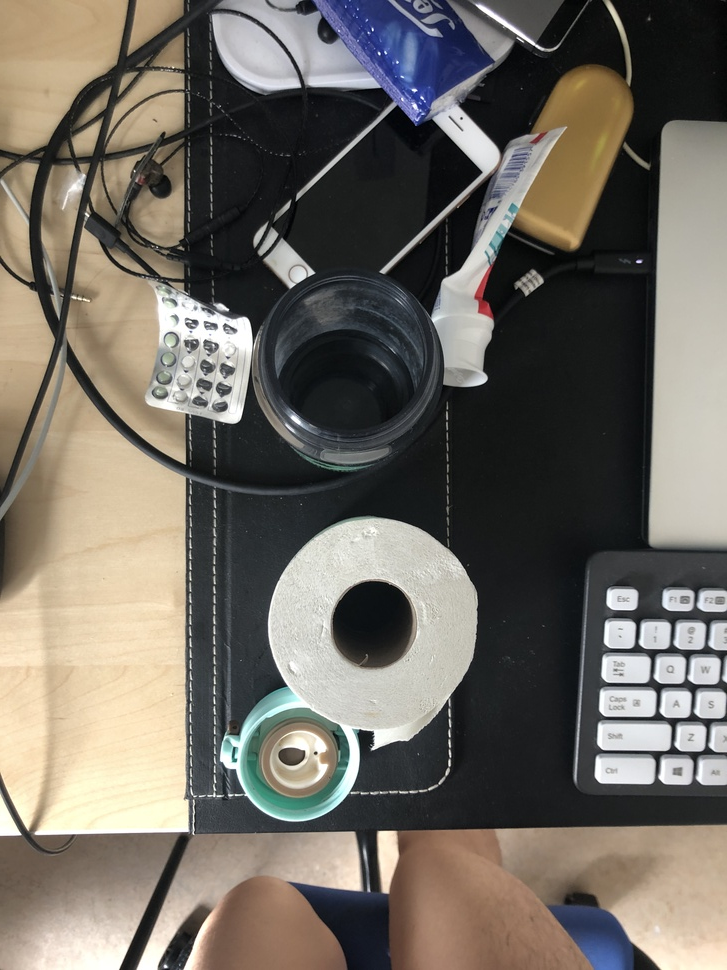
#> input picture Circle.jpg, 727 x 970 px, shrunk from 3024 x 4032 before the run
$ python 'L17_Hough Circle Detection.py'
#> lines starting #> are read from the running program, lines starting #| are printed output that depends on the picture
#> further down, img is the input picture: shape (970, 727, 3); mean B, G, R 98.9, 107.1, 112.6
import cv2 as cv
import numpy as np
from matplotlib import pyplot as plt

def houghCircle(img):
    img1 = cv.medianBlur(cv.cvtColor(img,cv.COLOR_BGR2GRAY),5)
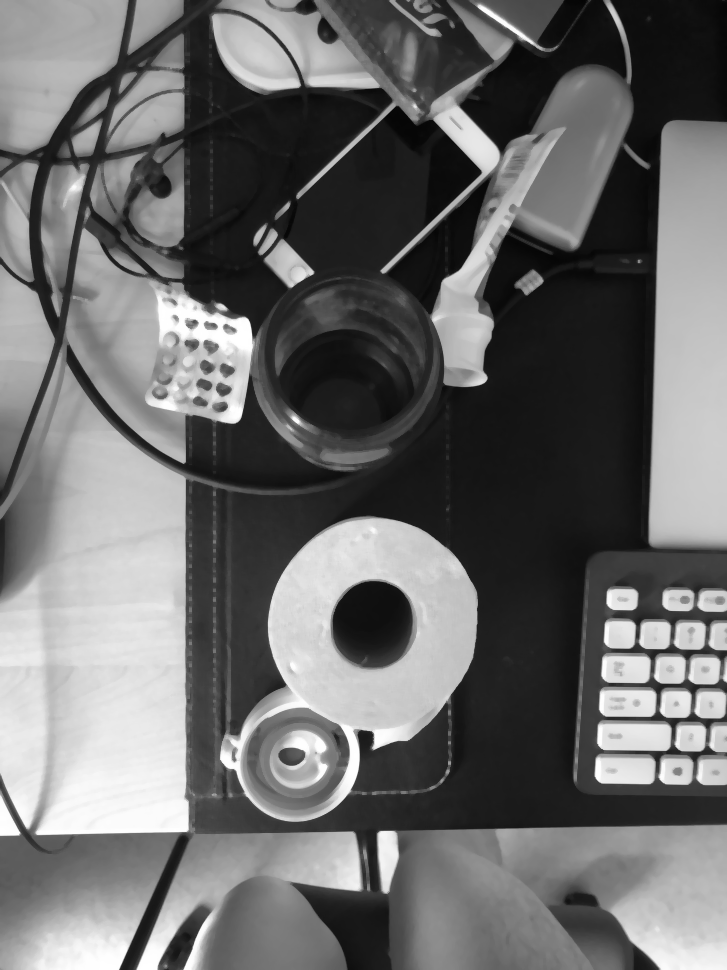
#> img1: shape (970, 727); min 4, max 255, mean 107.5
    img2 = cv.cvtColor(cv.pyrMeanShiftFiltering(img, 10, 100),cv.COLOR_BGR2GRAY)
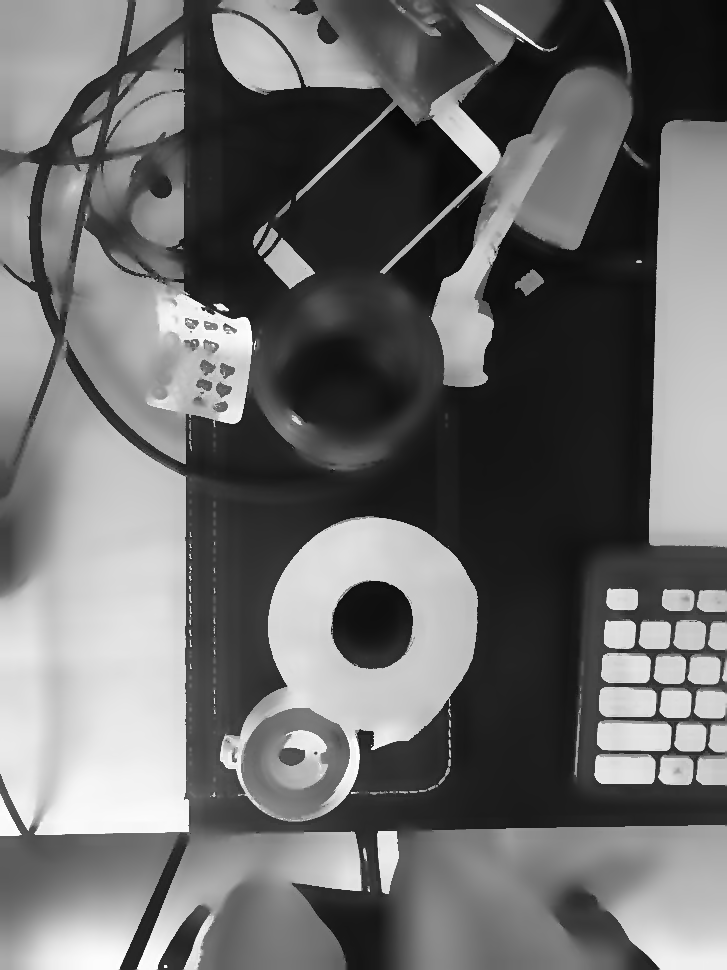
#> img2: shape (970, 727); min 7, max 253, mean 107.8
    img3 = cv.GaussianBlur(cv.cvtColor(img,cv.COLOR_BGR2GRAY),(7,7),2,2)

    cimg1 = cv.cvtColor(img1,cv.COLOR_GRAY2BGR)
    cimg2 = cv.cvtColor(img2, cv.COLOR_GRAY2BGR)
    cimg3 = cv.cvtColor(img3, cv.COLOR_GRAY2BGR)

    circles1 = cv.HoughCircles(img1, cv.HOUGH_GRADIENT, 1, 50, param1=200, param2=80, minRadius=20, maxRadius=0)
#> circles1 = [[280.5, 259.5, 236.5], [235.5, 227.5, 206.8], [370.5, 623.5, 106.4], [296.5, 758.5, 61.9]]
    circles2 = cv.HoughCircles(img2, cv.HOUGH_GRADIENT, 1, 50, param1=200, param2=80, minRadius=20, maxRadius=0)
#> circles2 = None
    circles3 = cv.HoughCircles(img3, cv.HOUGH_GRADIENT, 1, 50, param1=200, param2=90, minRadius=20, maxRadius=0)
#> circles3 = [[374.5, 627.5, 107.8], [295.5, 762.5, 54.1]]

    circles1 = np.uint16(np.around(circles1))
#> circles1 = [[280, 260, 236], [236, 228, 207], [370, 624, 106], [296, 758, 62]]
#> (the run stopped early here; a loop or call above may not have finished)

$ run again, with 8Kleaves.jpg copied over Circle.jpg
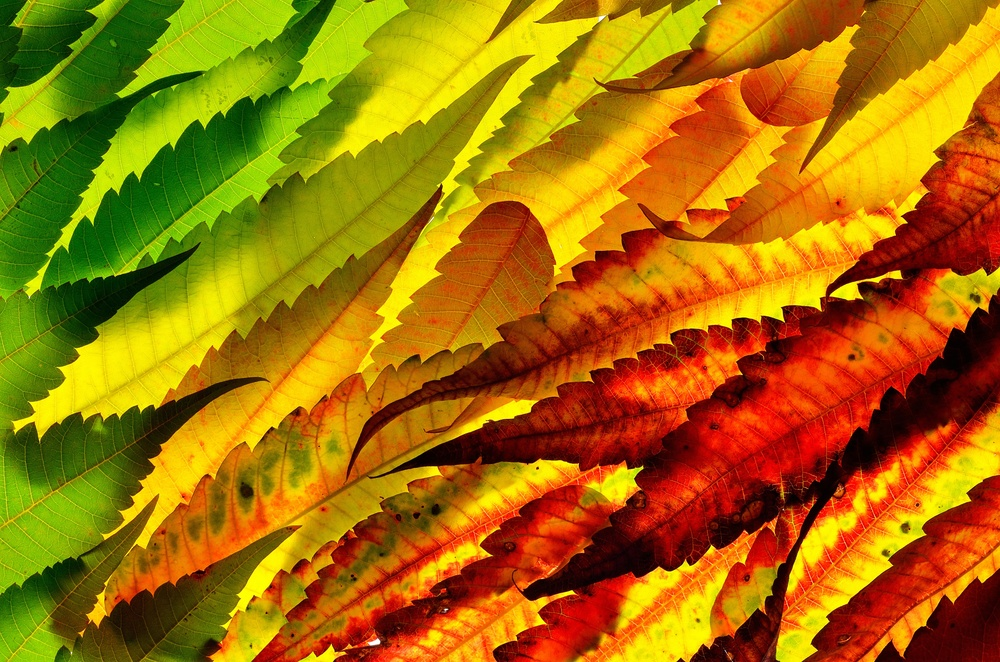
#> input picture 8Kleaves.jpg, 1000 x 662 px, shrunk from 4928 x 3264 before the run
#> img is the input picture: shape (662, 1000, 3); mean B, G, R 5.7, 112.7, 164.2
#> in houghCircle, `img1 = cv.medianBlur(cv.cvtColor(img,cv.COLOR_BGR2GRAY),5)`:
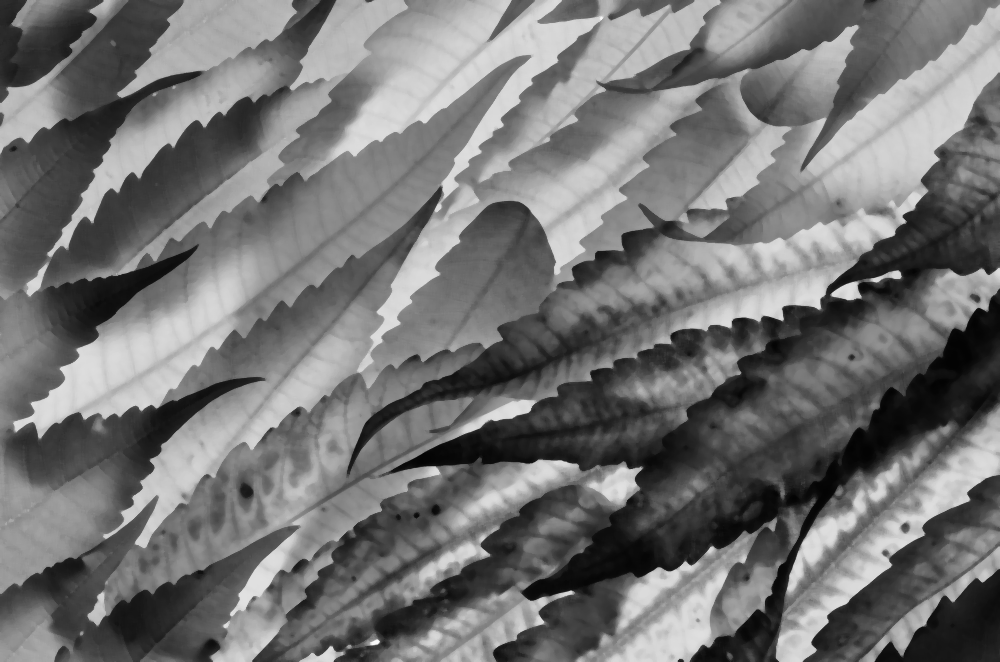
#> img1: shape (662, 1000); min 3, max 250, mean 115.8
#> in houghCircle, `img2 = cv.cvtColor(cv.pyrMeanShiftFiltering(img, 10, 100),cv.COLOR_BGR..`:
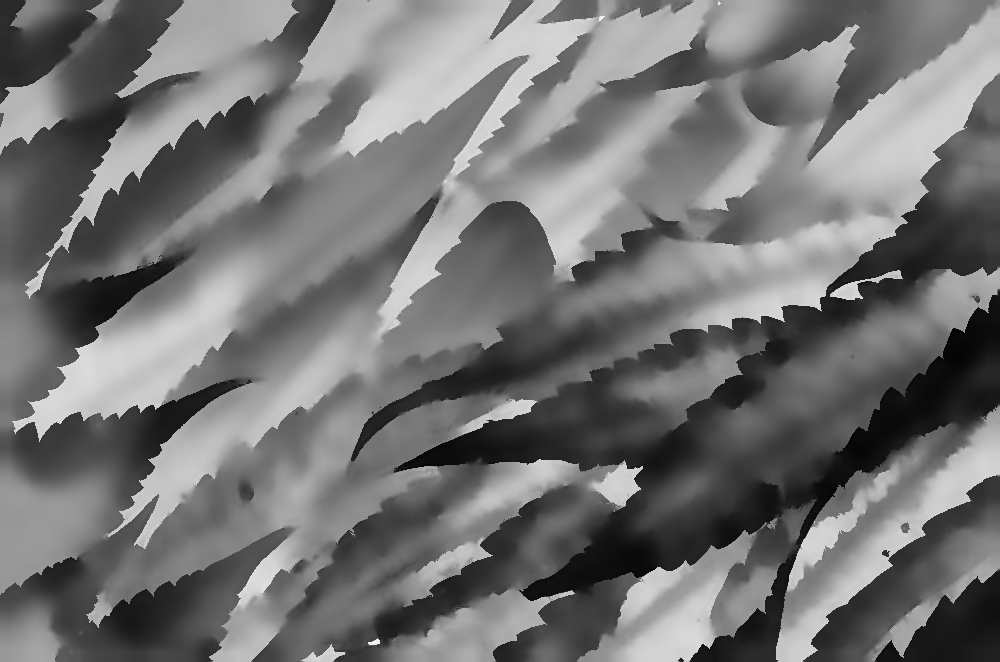
#> img2: shape (662, 1000); min 4, max 246, mean 115.9
#> circles1 = None
